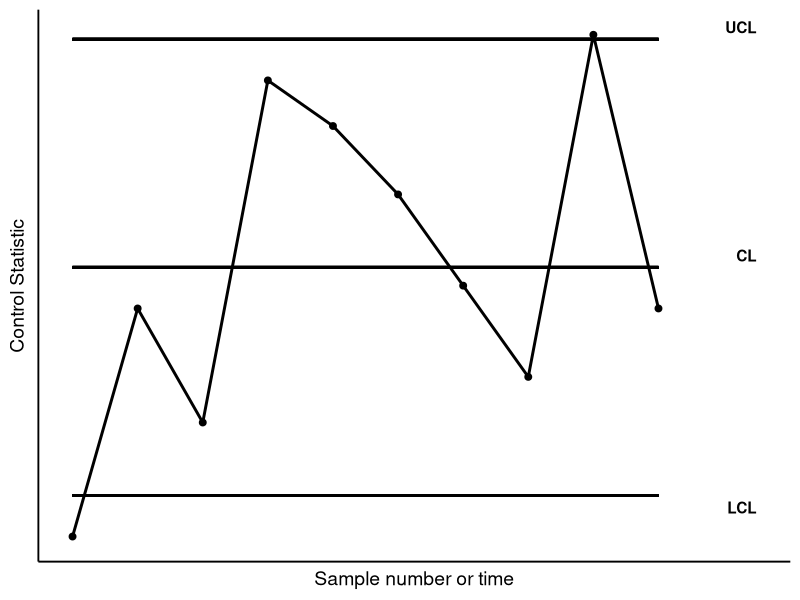

Write the R code that produced this figure.
library(ggplot2)

# Sample data
data <- data.frame(
  Sample = 1:10,
  Statistic = c(5, 6, 5.5, 7, 6.8, 6.5, 6.1, 5.7, 7.2, 6)
)

# Control limits
CL <- mean(data$Statistic)  # Center Line
UCL <- CL + 1  # Upper Control Limit
LCL <- CL - 1  # Lower Control Limit

# Plot
ggplot(data, aes(x = Sample, y = Statistic)) +
  geom_line(aes(x = Sample, y = Statistic), color = "black", size = 1) +
  geom_point(color = "black", size = 2) +
  geom_segment(aes(x = min(Sample), xend = max(Sample), y = CL, yend = CL), color = "black", size = 1) +
  geom_segment(aes(x = min(Sample), xend = max(Sample), y = UCL, yend = UCL), color = "black", size = 1) +
  geom_segment(aes(x = min(Sample), xend = max(Sample), y = LCL, yend = LCL), color = "black", size = 1) +
  annotate("text", x = max(data$Sample) + 1.5, y = UCL, label = "UCL", hjust = 1, vjust = -0.5, color = "black", fontface = "bold") +
  annotate("text", x = max(data$Sample) + 1.5, y = CL, label = "CL", hjust = 1, vjust = -0.5, color = "black", fontface = "bold") +
  annotate("text", x = max(data$Sample) + 1.5, y = LCL, label = "LCL", hjust = 1, vjust = 1.5, color = "black", fontface = "bold") +
  labs(x = "Sample number or time", y = "Control Statistic") +
  theme_classic(base_size = 14) +
  theme(
    plot.title = element_text(hjust = 0.5, face = "bold"),
    axis.text = element_blank(),
    axis.ticks = element_blank()
  )
